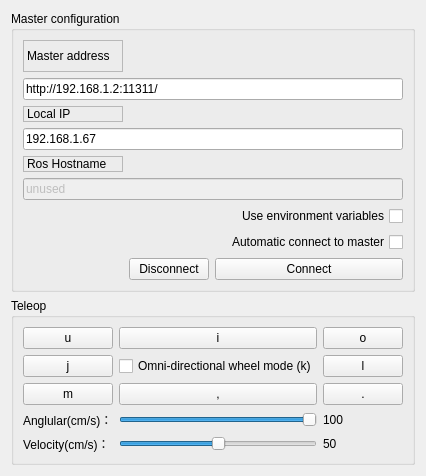
          <widget class="QWidget" name="tab">
           <attribute name="title">
            <string>Basic control</string>
           </attribute>
           <layout class="QVBoxLayout" name="verticalLayout_9">
            <item>
             <layout class="QVBoxLayout" name="verticalLayout_2">
              <item>
               <widget class="QGroupBox" name="groupBox">
                <property name="title">
                 <string>Master configuration</string>
                </property>
                <layout class="QGridLayout" name="gridLayout">
                 <item row="2" column="0">
                  <widget class="QLabel" name="label_2">
                   <property name="maximumSize">
                    <size>
                     <width>100</width>
                     <height>32</height>
                    </size>
                   </property>
                   <property name="frameShape">
                    <enum>QFrame::StyledPanel</enum>
                   </property>
                   <property name="frameShadow">
                    <enum>QFrame::Raised</enum>
                   </property>
                   <property name="text">
                    <string>Local IP</string>
                   </property>
                  </widget>
                 </item>
                 <item row="4" column="0">
                  <widget class="QLabel" name="label_3">
                   <property name="maximumSize">
                    <size>
                     <width>120</width>
                     <height>32</height>
                    </size>
                   </property>
                   <property name="frameShape">
                    <enum>QFrame::StyledPanel</enum>
                   </property>
                   <property name="frameShadow">
                    <enum>QFrame::Raised</enum>
                   </property>
                   <property name="text">
                    <string>Ros Hostname</string>
                   </property>
                  </widget>
                 </item>
                 <item row="5" column="0" colspan="3">
                  <widget class="QLineEdit" name="line_edit_topic">
                   <property name="enabled">
                    <bool>false</bool>
                   </property>
                   <property name="text">
                    <string>unused</string>
                   </property>
                  </widget>
                 </item>
                 <item row="6" column="0" colspan="3">
                  <widget class="QCheckBox" name="checkbox_use_environment">
                   <property name="layoutDirection">
                    <enum>Qt::RightToLeft</enum>
                   </property>
                   <property name="text">
                    <string>Use environment variables</string>
                   </property>
                  </widget>
                 </item>
                 <item row="3" column="0" colspan="3">
                  <widget class="QLineEdit" name="line_edit_host">
                   <property name="text">
                    <string>192.168.1.67</string>
                   </property>
                  </widget>
                 </item>
                 <item row="7" column="0" colspan="3">
                  <widget class="QCheckBox" name="checkbox_remember_settings">
                   <property name="layoutDirection">
                    <enum>Qt::RightToLeft</enum>
                   </property>
                   <property name="text">
                    <string>Automatic connect to master</string>
                   </property>
                  </widget>
                 </item>
                 <item row="0" column="0">
                  <widget class="QLabel" name="label">
                   <property name="minimumSize">
                    <size>
                     <width>100</width>
                     <height>32</height>
                    </size>
                   </property>
                   <property name="maximumSize">
                    <size>
                     <width>120</width>
                     <height>32</height>
                    </size>
                   </property>
                   <property name="frameShape">
                    <enum>QFrame::StyledPanel</enum>
                   </property>
                   <property name="frameShadow">
                    <enum>QFrame::Raised</enum>
                   </property>
                   <property name="text">
                    <string>Master address</string>
                   </property>
                  </widget>
                 </item>
                 <item row="9" column="2">
                  <widget class="QPushButton" name="button_connect">
                   <property name="enabled">
                    <bool>true</bool>
                   </property>
                   <property name="sizePolicy">
                    <sizepolicy hsizetype="MinimumExpanding" vsizetype="Fixed">
                     <horstretch>0</horstretch>
                     <verstretch>0</verstretch>
                    </sizepolicy>
                   </property>
                   <property name="toolTip">
                    <string>Set the target to the current joint trajectory state.</string>
                   </property>
                   <property name="statusTip">
                    <string>Clear all waypoints and set the target to the current joint trajectory state.</string>
                   </property>
                   <property name="text">
                    <string>Connect</string>
                   </property>
                   <property name="icon">
                    <iconset>
                     <normaloff>:/images/line.png</normaloff>:/images/line.png</iconset>
                   </property>
                  </widget>
                 </item>
                 <item row="9" column="1">
                  <widget class="QPushButton" name="pushButton">
                   <property name="text">
                    <string>Disconnect</string>
                   </property>
                  </widget>
                 </item>
                 <item row="1" column="0" colspan="3">
                  <widget class="QLineEdit" name="line_edit_master">
                   <property name="text">
                    <string>http://192.168.1.2:11311/</string>
                   </property>
                  </widget>
                 </item>
                </layout>
               </widget>
              </item>
              <item>
               <widget class="QGroupBox" name="groupBox_3">
                <property name="title">
                 <string>Teleop</string>
                </property>
                <layout class="QVBoxLayout" name="verticalLayout_10">
                 <item>
                  <layout class="QGridLayout" name="gridLayout_6">
                   <item row="3" column="2">
                    <widget class="QLabel" name="label_raw">
                     <property name="text">
                      <string>100</string>
                     </property>
                    </widget>
                   </item>
                   <item row="0" column="2">
                    <widget class="QPushButton" name="pushButton_o">
                     <property name="styleSheet">
                      <string notr="true">QPushButton#pushButton_o:pressed{background-color:rgb(239, 41, 41)}</string>
                     </property>
                     <property name="text">
                      <string>o</string>
                     </property>
                     <property name="shortcut">
                      <string>O</string>
                     </property>
                    </widget>
                   </item>
                   <item row="1" column="1">
                    <widget class="QCheckBox" name="checkBox_use_all">
                     <property name="text">
                      <string>Omni-directional wheel mode (k)</string>
                     </property>
                     <property name="shortcut">
                      <string>K</string>
                     </property>
                    </widget>
                   </item>
                   <item row="2" column="1">
                    <widget class="QPushButton" name="pushButton_back">
                     <property name="styleSheet">
                      <string notr="true">QPushButton#pushButton_back:pressed{background-color:rgb(239, 41, 41)}</string>
                     </property>
                     <property name="text">
                      <string>,</string>
                     </property>
                     <property name="shortcut">
                      <string>,</string>
                     </property>
                    </widget>
                   </item>
                   <item row="3" column="1">
                    <widget class="QSlider" name="horizontalSlider_raw">
                     <property name="maximum">
                      <number>100</number>
                     </property>
                     <property name="value">
                      <number>100</number>
                     </property>
                     <property name="orientation">
                      <enum>Qt::Horizontal</enum>
                     </property>
                    </widget>
                   </item>
                   <item row="3" column="0">
                    <widget class="QLabel" name="label_14">
                     <property name="text">
                      <string>Anglular(cm/s)：</string>
                     </property>
                    </widget>
                   </item>
                   <item row="1" column="2">
                    <widget class="QPushButton" name="pushButton_l">
                     <property name="styleSheet">
                      <string notr="true">QPushButton#pushButton_l:pressed{background-color:rgb(239, 41, 41)}</string>
                     </property>
                     <property name="text">
                      <string>l</string>
                     </property>
                     <property name="shortcut">
                      <string>L</string>
                     </property>
                    </widget>
                   </item>
                   <item row="1" column="0">
                    <widget class="QPushButton" name="pushButton_j">
                     <property name="styleSheet">
                      <string notr="true">QPushButton#pushButton_j:pressed{background-color:rgb(239, 41, 41)}</string>
                     </property>
                     <property name="text">
                      <string>j</string>
                     </property>
                     <property name="shortcut">
                      <string>J</string>
                     </property>
                    </widget>
                   </item>
                   <item row="0" column="0">
                    <widget class="QPushButton" name="pushButton_u">
                     <property name="styleSheet">
                      <string notr="true">QPushButton#pushButton_u:pressed{background-color:rgb(239, 41, 41)}</string>
                     </property>
                     <property name="text">
                      <string>u</string>
                     </property>
                     <property name="shortcut">
                      <string>U</string>
                     </property>
                    </widget>
                   </item>
                   <item row="2" column="0">
                    <widget class="QPushButton" name="pushButton_m">
                     <property name="styleSheet">
                      <string notr="true">QPushButton#pushButton_m:pressed{background-color:rgb(239, 41, 41)}</string>
                     </property>
                     <property name="text">
                      <string>m</string>
                     </property>
                     <property name="shortcut">
                      <string>M</string>
                     </property>
                    </widget>
                   </item>
                   <item row="2" column="2">
                    <widget class="QPushButton" name="pushButton_backr">
                     <property name="styleSheet">
                      <string notr="true">QPushButton#pushButton_backr:pressed{background-color:rgb(239, 41, 41)}</string>
                     </property>
                     <property name="text">
                      <string>.</string>
                     </property>
                     <property name="shortcut">
                      <string>.</string>
                     </property>
                    </widget>
                   </item>
                   <item row="4" column="0">
                    <widget class="QLabel" name="label_9">
                     <property name="text">
                      <string>Velocity(cm/s)：</string>
                     </property>
                    </widget>
                   </item>
                   <item row="4" column="1">
                    <widget class="QSlider" name="horizontalSlider_linear">
                     <property name="maximum">
                      <number>100</number>
                     </property>
                     <property name="singleStep">
                      <number>1</number>
                     </property>
                     <property name="value">
                      <number>50</number>
                     </property>
                     <property name="orientation">
                      <enum>Qt::Horizontal</enum>
                     </property>
                    </widget>
                   </item>
                   <item row="4" column="2">
                    <widget class="QLabel" name="label_linear">
                     <property name="text">
                      <string>50</string>
                     </property>
                    </widget>
                   </item>
                   <item row="0" column="1">
                    <widget class="QPushButton" name="pushButton_i">
                     <property name="styleSheet">
                      <string notr="true">QPushButton#pushButton_u:pressed{background-color:rgb(239, 41, 41)}</string>
                     </property>
                     <property name="text">
                      <string>i</string>
                     </property>
                     <property name="shortcut">
                      <string>I</string>
                     </property>
                    </widget>
                   </item>
                  </layout>
                 </item>
                </layout>
               </widget>
              </item>
             </layout>
            </item>
           </layout>
          </widget>
